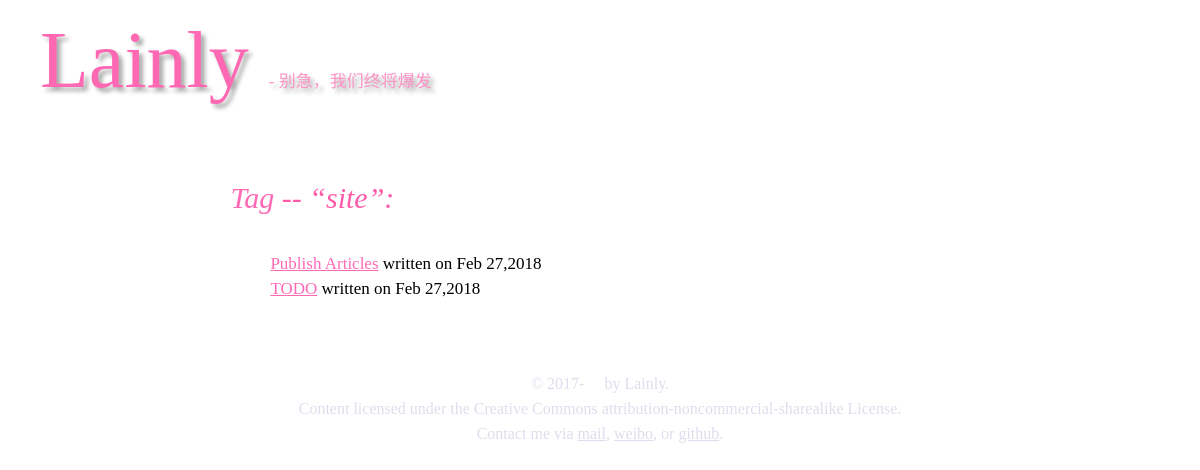
/tag/3, run on the app's committed database.
### blo/models.py (models this page shows, shortened)
class Tag(db.Model):
    __tablename__ = 'tags'
    id = db.Column(db.Integer, primary_key=True)
    name = db.Column(db.String(50), unique=True)

class Article(db.Model):
    __tablename__ = 'articles'
    id = db.Column(db.Integer, primary_key=True)
    title = db.Column(db.String(100))
    summary = db.Column(db.String(300))
    content = db.Column(db.Text)
    pub_time = db.Column(db.DateTime, default=datetime.now)
    read_times = db.Column(db.Integer, default=1)
    tags = db.relationship('Tag',
                           secondary=articles_tags,
                           backref=db.backref('articles', lazy='dynamic'))

### blo/main/views.py (the view)
@main.route('/tag/<id>')
def show_tag(id):
  tag = Tag.query.get_or_404(id)
  articles = tag.articles.all()
  return render_template('tag.html',
                         tag=tag,
                         entries=articles)

### blo/__init__.py (called while the page is built)
def create_app():
	app = Flask(__name__)
	app.config.from_object(Config)
	Config.init_app(app)
	db.init_app(app)
	bootstrap.init_app(app)
	print(app)
	from .main import main as main_blueprint
	app.register_blueprint(main_blueprint)
	print(app)
	def format_date(dateobj):
		return dateobj.strftime(
	'%b %d,%Y')
	def format_date_weekday(dateobj):
		return dateobj.strftime(
	'%A %b %d,%Y')
	def format_datetime(dateobj):
		return dateobj.strftime(
	'%A %b %d,%Y %H:%M:%S')
	app.jinja_env.globals['format_date'] = format_date
	app.jinja_env.globals['format_date_weekday'] = format_date_weekday
	app.jinja_env.globals['format_datetime'] = format_datetime
	return app

### blo/templates/tag.html (shortened to what this page needs)
{% extends "layout.html" %}
{% block body %}
  <h1><a href="">Tag</a> --  “{{ tag.name }}”:</h1>
  <ul>
  {%- for entry in entries %}
    <li>
      <a href="/article/{{ entry.id }}">{{ entry.title }}</a>
      written on {{ format_date(entry.pub_time) }}
    </li>
  {%- endfor %}
  </ul>
{% endblock %}

### blo/static/style.css (style rules this page uses)
body { font: 17px/25px 'Merriweather', serif; margin: 0; padding: 0; font-weight: 400; color: black; }
a { color: #FF69B4; }
h1, h2, h3, h4, h5, h6 { font-family: 'Crimson Text', serif; font-weight: 400; color: #FF5BA9; font-style: italic; }
h1 a, h2 a, h3 a, h4 a, h5 a, h6 a { text-decoration: none; }
h1 { margin: 15px 0 25px 0; }
h1 { font-size: 30px; line-height: 56px; }
p, div.line-block, ul, ol, pre, table { margin: 15px 0 15px 0; }
li { padding: 0; }
ul { margin-top: 0; list-style-type:none; }

### data on the page
Tag: name "site"
Article: title "Publish Articles", pub_time "Feb 27,2018"
Article: title "TODO", pub_time "Feb 27,2018"

### other printed values
{{ config.AUTHOR }} "Lainly"
